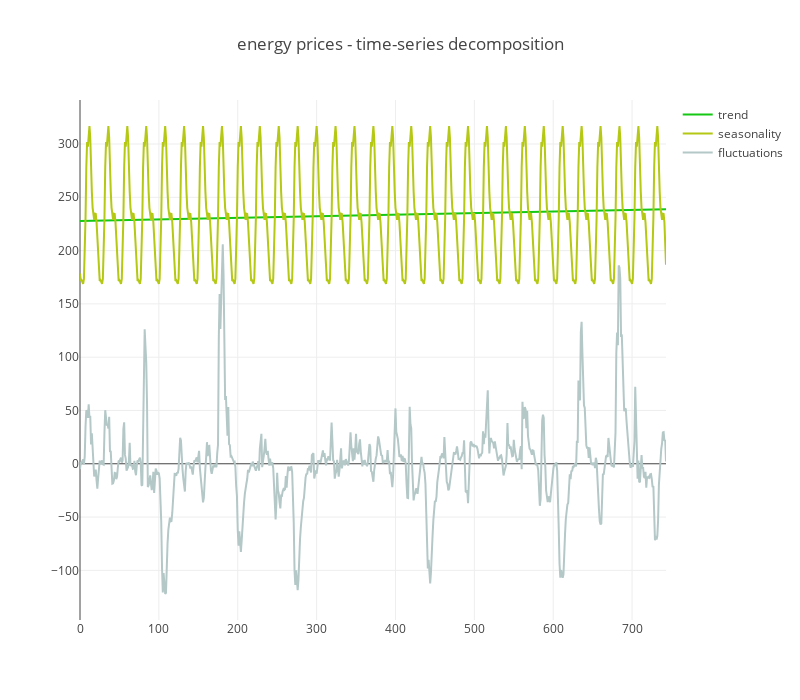

Here is the notebook cell this chart was saved with:
### Code cell
trace1=go.Scatter(
    y=trend,
    line = dict(color = ('rgb(20,200,20)')),
    name='trend'
)
    
trace2=go.Scatter(
    y=seasonality,
    line = dict(color = ('rgb(180,200,20)')),
    name='seasonality'
)
        
trace3=go.Scatter(
    y=noise,
    line = dict(color = ('rgb(180,200,200)')),
    name='fluctuations'
)       

layout=go.Layout(
    title='energy prices - time-series decomposition',
    autosize=False,
    width=800,
    height=700,
)
    
data=[trace1,trace2,trace3]
fig=go.Figure(data=data, layout=layout)

iplot(fig,'plot2', link_text='')

### Figure 1 — Plotly figure (JSON) as saved in the notebook; plotly's stock layout.template omitted (floating-point values rounded to 4 significant figures; data arrays with more than 128 entries replaced by an {"elided": "..."} marker saying what was removed)
{"data": [{"line": {"color": "rgb(20,200,20)"}, "name": "trend", "type": "scatter", "y": {"elided": "744 float values"}}, {"line": {"color": "rgb(180,200,20)"}, "name": "seasonality", "type": "scatter", "y": {"elided": "744 float values"}}, {"line": {"color": "rgb(180,200,200)"}, "name": "fluctuations", "type": "scatter", "y": {"elided": "744 float values"}}], "layout": {"autosize": false, "height": 700, "title": "energy prices - time-series decomposition", "width": 800}}
